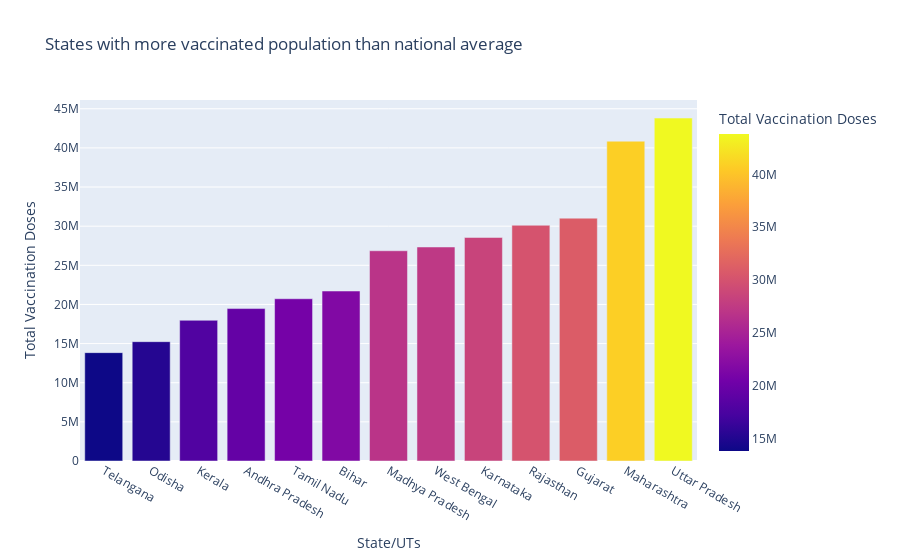

The cell this chart's notebook holds for it:
### Code cell
fig_2 = px.bar(state_ma, x="State/UTs", y="Total Vaccination Doses", title="States with more vaccinated population than national average", color="Total Vaccination Doses")
fig_2.show()

### Figure 1 — Plotly figure (JSON) as saved in the notebook; plotly's stock layout.template omitted (floating-point values rounded to 4 significant figures)
{"data": [{"alignmentgroup": "True", "hovertemplate": "State/UTs=%{x}<br>Total Vaccination Doses=%{marker.color}<extra></extra>", "legendgroup": "", "marker": {"color": [13843216, 15244784, 17976323, 19473722, 20727939, 21716355, 26859290, 27341488, 28559712, 30117834, 31024902, 40856283, 43813753], "coloraxis": "coloraxis", "pattern": {"shape": ""}}, "name": "", "offsetgroup": "", "orientation": "v", "showlegend": false, "textposition": "auto", "type": "bar", "x": ["Telangana", "Odisha", "Kerala", "Andhra Pradesh", "Tamil Nadu", "Bihar", "Madhya Pradesh", "West Bengal", "Karnataka", "Rajasthan", "Gujarat", "Maharashtra", "Uttar Pradesh"], "xaxis": "x", "y": [13843216, 15244784, 17976323, 19473722, 20727939, 21716355, 26859290, 27341488, 28559712, 30117834, 31024902, 40856283, 43813753], "yaxis": "y"}], "layout": {"barmode": "relative", "coloraxis": {"colorbar": {"title": {"text": "Total Vaccination Doses"}}, "colorscale": [[0, "#0d0887"], [0.1111, "#46039f"], [0.2222, "#7201a8"], [0.3333, "#9c179e"], [0.4444, "#bd3786"], [0.5556, "#d8576b"], [0.6667, "#ed7953"], [0.7778, "#fb9f3a"], [0.8889, "#fdca26"], [1, "#f0f921"]]}, "legend": {"tracegroupgap": 0}, "title": {"text": "States with more vaccinated population than national average"}, "xaxis": {"anchor": "y", "domain": [0, 1], "title": {"text": "State/UTs"}}, "yaxis": {"anchor": "x", "domain": [0, 1], "title": {"text": "Total Vaccination Doses"}}}}
